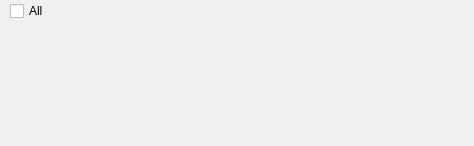
<?xml version="1.0" encoding="UTF-8"?>
<ui version="4.0">
 <class>MyUserCheckBoxGroup</class>
 <widget class="QWidget" name="MyUserCheckBoxGroup">
  <property name="geometry">
   <rect>
    <x>0</x>
    <y>0</y>
    <width>474</width>
    <height>146</height>
   </rect>
  </property>
  <property name="windowTitle">
   <string>Form</string>
  </property>
  <layout class="QVBoxLayout" name="verticalLayout">
   <property name="spacing">
    <number>0</number>
   </property>
   <property name="leftMargin">
    <number>0</number>
   </property>
   <property name="topMargin">
    <number>0</number>
   </property>
   <property name="rightMargin">
    <number>0</number>
   </property>
   <property name="bottomMargin">
    <number>0</number>
   </property>
   <item>
    <layout class="QGridLayout" name="gridLayout">
     <property name="leftMargin">
      <number>10</number>
     </property>
     <property name="topMargin">
      <number>1</number>
     </property>
     <property name="rightMargin">
      <number>1</number>
     </property>
     <property name="bottomMargin">
      <number>1</number>
     </property>
     <property name="spacing">
      <number>6</number>
     </property>
     <item row="0" column="0">
      <widget class="MyCheckBox" name="checkBoxAll">
       <property name="text">
        <string>All</string>
       </property>
      </widget>
     </item>
     <item row="1" column="0">
      <layout class="QGridLayout" name="gridLayoutCheckBox">
       <property name="leftMargin">
        <number>15</number>
       </property>
       <property name="bottomMargin">
        <number>0</number>
       </property>
       <property name="spacing">
        <number>0</number>
       </property>
      </layout>
     </item>
    </layout>
   </item>
   <item>
    <widget class="QWidget" name="widget" native="true">
     <property name="sizePolicy">
      <sizepolicy hsizetype="Preferred" vsizetype="Preferred">
       <horstretch>0</horstretch>
       <verstretch>1</verstretch>
      </sizepolicy>
     </property>
    </widget>
   </item>
  </layout>
 </widget>
 <customwidgets>
  <customwidget>
   <class>MyCheckBox</class>
   <extends>QCheckBox</extends>
   <header>MyCheckBox.h</header>
  </customwidget>
 </customwidgets>
 <resources/>
 <connections/>
</ui>
